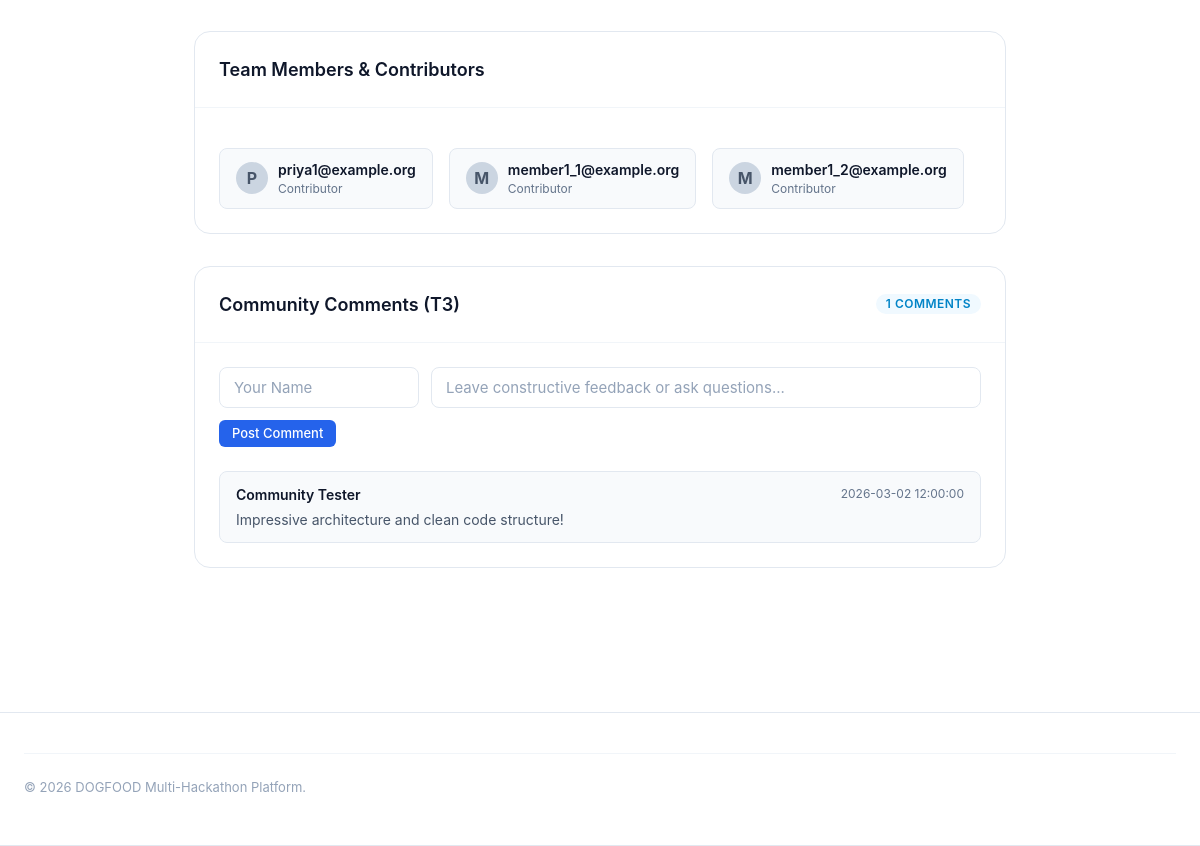
The app's page /hackathon/project-detail.html (lower part), older data.
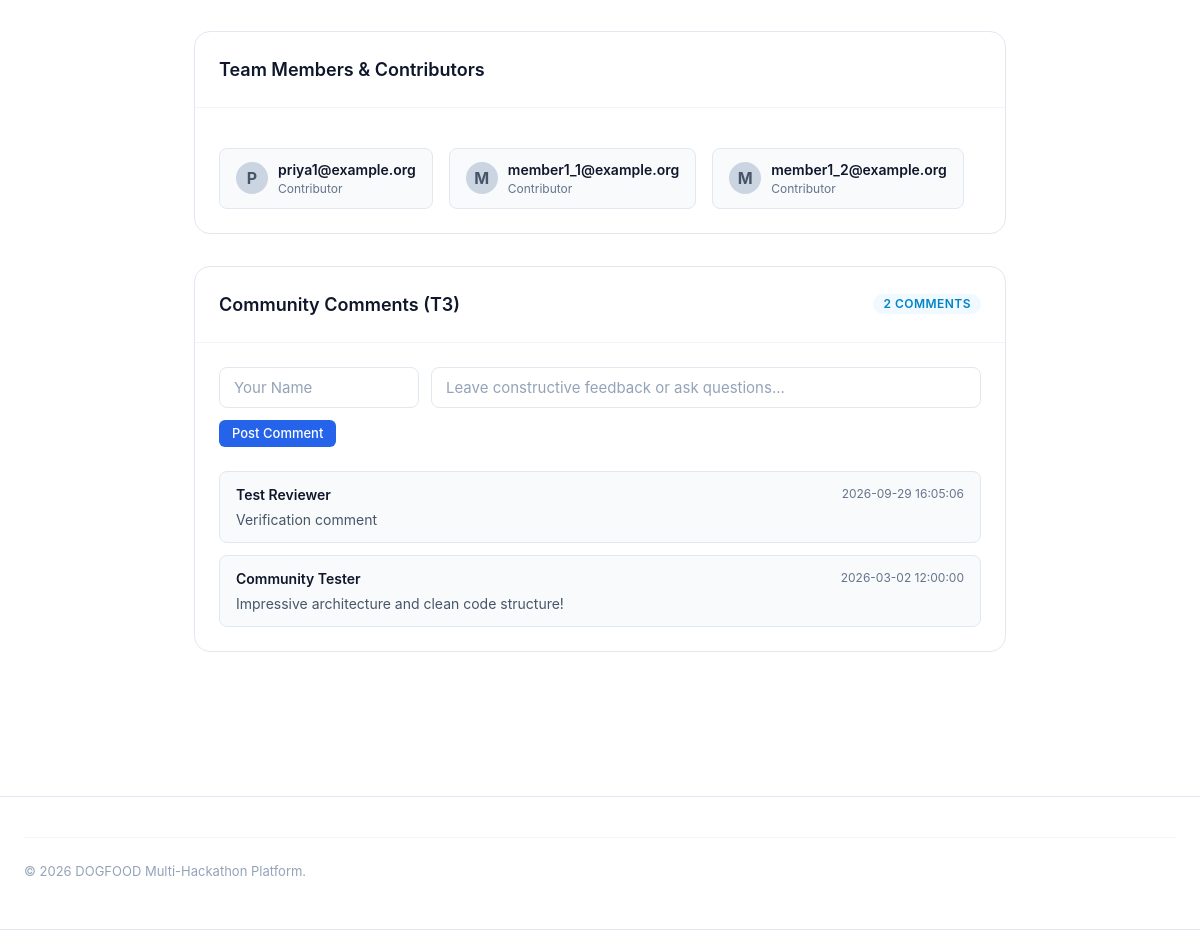
The same page, newer data.
### tables this page shows
CREATE TABLE comments (
            id INTEGER PRIMARY KEY AUTOINCREMENT,
            project_id TEXT,
            author TEXT,
            content TEXT,
            created_at TEXT
        );

### app.py (the view, shortened to what this page needs)
@app.route("/hackathon/project-detail.html")
def project_detail_view():
    project_id = request.args.get("id", "prj_01")
    event = get_event_data()
    db = get_db()
    cur = db.execute(
        """SELECT p.*, t.name AS track_name, tm.name AS team_name, tm.members AS members_json
           FROM projects p
           LEFT JOIN tracks t ON p.track = t.id
           LEFT JOIN teams tm ON p.team = tm.id
           WHERE p.id = ?""",
        (project_id,),
    )
    row = cur.fetchone()
    project = dict(row)
    try:
        project["members"] = json.loads(project.get("members_json") or "[]")
    except Exception:
        project["members"] = []
    c_cur = db.execute("SELECT * FROM comments WHERE project_id = ? ORDER BY id DESC", (project["id"],))
    comments = [dict(c) for c in c_cur.fetchall()]
    user = get_current_user()
    return render_template(
        "hackathon/project-detail.html", event=event, project=project, comments=comments, user=user
    )

### app.py (called while the page is built, shortened)
def get_db():
    if "db" not in g:
        g.db = sqlite3.connect(DB_PATH)
        g.db.row_factory = sqlite3.Row
    return g.db

def get_current_user():
    token = request.cookies.get("session")
    if not token:
        raw_cookie = request.headers.get("Cookie") or request.environ.get("HTTP_COOKIE") or ""
        for item in raw_cookie.split(";"):
            item = item.strip()
            if item.startswith("session="):
                token = item.split("=", 1)[1].strip()
                break
    if not token and "Authorization" in request.headers:
        auth = request.headers.get("Authorization", "").strip()
        if auth.startswith("Bearer "):
            token = auth[7:].strip()
        elif auth.startswith("Token "):
            token = auth[6:].strip()
    if not token:
        return None

def get_event_data():
    db = get_db()
    cur = db.execute("SELECT * FROM events LIMIT 1")
    event = cur.fetchone()
    if event:
        return dict(event)
    return {
        "id": "evt_01",
        "name": "Sample Hack 2026",
        "submissions_close": "2026-03-01T18:00:00Z",
    }

@app.context_processor
def inject_global_template_vars():
    return {
        "current_user": get_current_user(),
        "event_global": get_event_data(),
    }

### templates/hackathon/project-detail.html (shortened to what this page needs)
<!DOCTYPE html>
<html lang="en">
<head>
  <link rel="stylesheet" href="/css/styles.css">
  <link rel="stylesheet" href="/css/components.css">
</head>
<body>
  <div class="page-header-strip">
  <main style="padding: 40px 0 80px;">
    <div class="container container-narrow">
      <section class="card">
        <div class="card-header">
          <h2 style="font-size: 1.125rem; font-weight: 600; color: var(--color-text-title);">Team Members & Contributors</h2>
        </div>
        <div class="card-body">
          {% if project.members %}
          <div style="display: flex; gap: 16px; flex-wrap: wrap; margin-top: 16px;">
            {% for m in project.members %}
            <div style="display: flex; align-items: center; gap: 10px; background: var(--color-canvas); padding: 10px 16px; border-radius: var(--radius-md); border: 1px solid var(--color-border);">
              <div style="width: 32px; height: 32px; border-radius: 50%; background: #CBD5E1; display: flex; align-items: center; justify-content: center; font-weight: 700;">{{ m[0]|upper }}</div>
              <div>
                <div style="font-weight: 600; font-size: 0.875rem; color: var(--color-text-title);">{{ m }}</div>
                <div style="font-size: 0.75rem; color: var(--color-text-muted);">Contributor</div>
              </div>
            </div>
            {% endfor %}
          </div>
          {% endif %}
        </div>
      </section>
      <section class="card" style="margin-top: 32px;">
        <div class="card-header" style="display: flex; justify-content: space-between; align-items: center;">
          <h2 style="font-size: 1.125rem; font-weight: 600; color: var(--color-text-title);">Community Comments (T3)</h2>
          <span class="badge badge-active">{{ comments|length }} Comments</span>
        </div>
        <div class="card-body">
          <form id="comment-form" onsubmit="postComment(event)" style="margin-bottom: 24px;">
            <div style="display: grid; grid-template-columns: 200px 1fr; gap: 12px; margin-bottom: 12px;">
              <input type="text" id="comment-author" class="form-input" placeholder="Your Name" required>
              <input type="text" id="comment-content" class="form-input" placeholder="Leave constructive feedback or ask questions..." required>
            </div>
            <button type="submit" class="btn btn-primary btn-sm">Post Comment</button>
          </form>
          <div id="comments-list" style="display: flex; flex-direction: column; gap: 12px;">
            {% for c in comments %}
            <div style="padding: 12px 16px; background: var(--color-canvas); border: 1px solid var(--color-border); border-radius: var(--radius-md);">
              <div style="display: flex; justify-content: space-between; align-items: center; margin-bottom: 4px;">
                <span style="font-weight: 600; font-size: 0.875rem; color: var(--color-text-title);">{{ c.author }}</span>
                <span style="font-size: 0.75rem; color: var(--color-text-muted);">{{ c.created_at }}</span>
              </div>
              <p style="font-size: 0.875rem; color: var(--color-text-body); margin: 0;">{{ c.content }}</p>
            </div>
            {% endfor %}
          </div>
        </div>
      </section>
    </div>
  </main>
  <footer class="footer">
    <div class="container footer-inner">
      <div class="footer-bottom">
        <p>© 2026 DOGFOOD Multi-Hackathon Platform.</p>
      </div>
    </div>
  </footer>
</body>
</html>

Row changes from the older to the newer data that the page shows:
added comments: author "Test Reviewer", created_at "2026-09-29 16:05:06", content "Verification comment"
Text that changed along with them:
{{ comments|length }}: "1" → "2"
